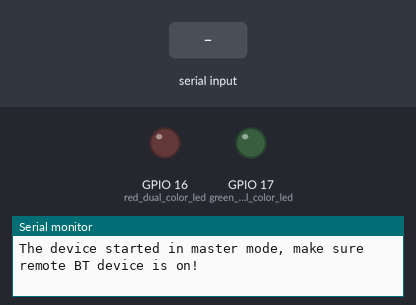
This sketch was run on a simulated ESP32. Shown: output pins drawn as LEDs (lit = HIGH), the last lines printed to the serial monitor. The inputs (shaded band) are chosen by the test bench. Nothing arrives over Bluetooth unless stated.

Above: at 0.1 s.
At 6.2 s:
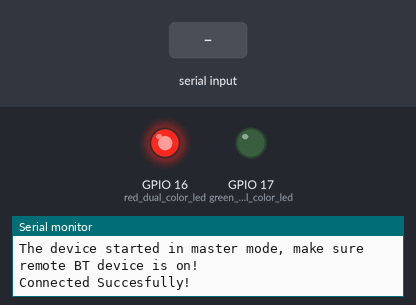
6.3 s: "1" received over the second serial link
Timing chart, 0 to 9.3 s (numbered marks = the images above; inputs shaded):
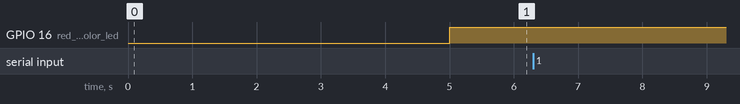

The sketch:

master_slave.ino
```cpp
#include "BluetoothSerial.h"

BluetoothSerial SerialBT;

String name = "ESP32test";//device to connect with
bool connected;

void setup() {
  Serial.begin(115200);
  pinMode(16, OUTPUT); //red dual color led
  pinMode(17, OUTPUT); //green dual color led
  SerialBT.begin("ESP32test_Master", true); //true starts as master
  Serial.println("The device started in master mode, make sure remote BT device is on!");

  connected = SerialBT.connect(name);//connect to "ESP32test"

  delay(5000);//time to connect

  if (connected) {
    Serial.println("Connected Succesfully!");
  }
}

void loop() {

  if (SerialBT.connected())
  {
    digitalWrite(17, LOW);//turn on
    digitalWrite(16, HIGH);//turn off
  }
  else
  {
    digitalWrite(17, HIGH);//turn off
    digitalWrite(16, LOW); //turn on
  }

  if (Serial.available()) {
    SerialBT.write(Serial.read());
  }
  if (SerialBT.available()) {
    Serial.write(SerialBT.read());
  }
  delay(20);
}
```
